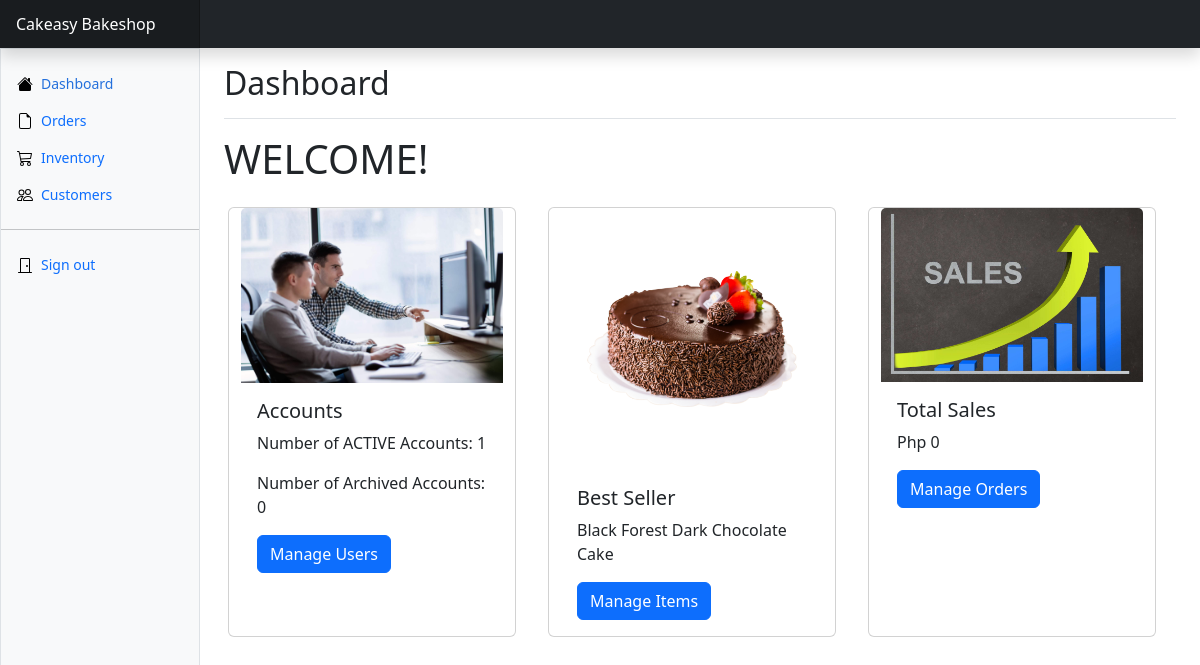
Screenshot of /admin/views/dashboard.php (signed in) with the database file from the repository.
### tables this page shows
CREATE TABLE `items` (
  `id` int(11) NOT NULL,
  `name` varchar(255) NOT NULL,
  `category` varchar(255) NOT NULL,
  `price` decimal(10,2) NOT NULL,
  `description` text NOT NULL,
  `quantity` int(50) NOT NULL,
  `date_create` timestamp NOT NULL DEFAULT current_timestamp() ON UPDATE current_timestamp(),
  `fileLoc` varchar(255) NOT NULL,
  `status` varchar(255) NOT NULL,
  `score` int(255) NOT NULL
);

### init/functions.php (called while the page is built, shortened)
<?php
function query_row($query)
{
    $string = 'mysql:HOSTNAME=localhost;dbname=cakeasy_db';
    $conn = new PDO($string, 'root', '');
    $stmt = $conn->prepare($query);
    $stmt->execute();
    $result = $stmt->fetchAll(PDO::FETCH_ASSOC);
    if (is_array($result)) {
        return $result;
    }
    return false;
}

### admin/views/partials/dashboard-partial.php (the view, shortened to what this page needs)
<?php
$query = 'SELECT * FROM items WHERE status = "Active" ORDER BY score DESC limit 10';
$itemRow = query_row($query);
$query = 'SELECT * FROM users WHERE status = "Active"';
$activeAcc = query_row($query);
$query = 'SELECT * FROM users WHERE status = "Archived"';
$archiveAcc = query_row($query);
$totalSale = 0;
?>
<div class="row">
<div class="card m-3" style="width: 18rem;">
  <img class="card-img-top" src="../../../assets/img/thumbnail/userThumb.jpg" alt="Card image cap">
  <div class="card-body">
    <h5 class="card-title">Accounts</h5>
    <p class="card-text">Number of ACTIVE Accounts: <?=count($activeAcc)?></p>
	<p class="card-text">Number of Archived Accounts: <?=count($archiveAcc)?></p>
    <a href="../views/users.php" class="btn btn-primary">Manage Users</a>
  </div>
</div>
<?php if(!empty($itemRow)){?>
<div class="card m-3" style="width: 18rem;">
  <img class="card-img-top" src="../<?=$itemRow[0]['fileLoc']?>" alt="Card image cap">
  <div class="card-body">
    <h5 class="card-title">Best Seller</h5>
    <p class="card-text"><?=$itemRow[0]['name']?></p>
    <a href="../views/inventory.php" class="btn btn-primary">Manage Items</a>
  </div>
</div>
<?php } ?>
<div class="card m-3" style="width: 18rem;">
  <img class="card-img-top" src="../../../assets/img/thumbnail/salesThumb.jpg" alt="Card image cap">
  <div class="card-body">
    <h5 class="card-title">Total Sales</h5>
    <p class="card-text">Php <?=$totalSale?></p>
    <a href="../views/orders.php" class="btn btn-primary">Manage Orders</a>
  </div>
</div>
</div>
<div class="row">
<div id="chartContainer2" style="height: 300px; width: 50%;"></div>
<div id="chartContainer" style="height: 300px; width: 50%;"></div>
</div>

### rows the page displays
items: fileLoc (picture), name "Black Forest Dark Chocolate Cake"

### other values shown
count($activeAcc) "1"
count($archiveAcc) "0"
$totalSale "0"
